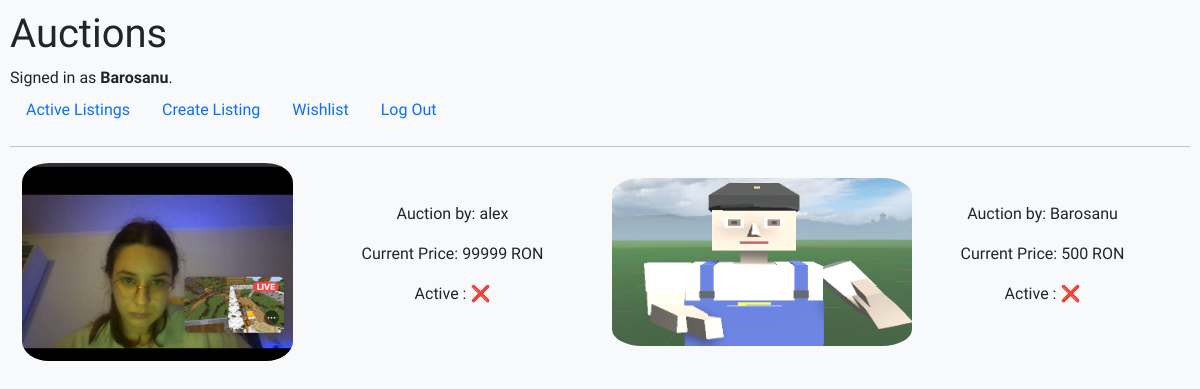
/get_wishlist (signed in), run on the app's committed database.
### auctions/models.py (models this page shows, shortened)
class User(AbstractUser):
    profile_picture = models.ImageField(upload_to='profile_picture', default=None)

class Wishlist(models.Model):
    user = models.ForeignKey(User, on_delete=models.CASCADE)
    listing = models.ForeignKey(Listing, on_delete=models.CASCADE)

class Listing(models.Model):
    title = models.CharField(validators=[MinLengthValidator(5)], max_length=50, default="")
    user_posted = models.ForeignKey(User, on_delete=models.CASCADE)
    photo = models.ImageField(upload_to='auction_photo')
    startingPrice = models.IntegerField(validators=[MinValueValidator(0), MaxValueValidator(9999)])
    uploadDate = models.DateTimeField(auto_now_add = True)
    active = models.BooleanField(default= True)
    category = models.CharField(validators=[MinLengthValidator(1)], max_length=64)
    currentPrice = models.IntegerField(default=0)
    expire = models.DateTimeField(default=timezone.now() + timedelta(hours=24))

### auctions/views.py (the view)
# urls.py: path("get_wishlist", views.get_wishlist, name="wishlist"),
@login_required(login_url="/login")
def get_wishlist(request):
    wishlist = Wishlist.objects.filter(user=request.user).all()
    return render(request, "auctions/wishlist.html", {'wishlist' : wishlist})

### auctions/templates/auctions/wishlist.html (shortened to what this page needs)
{% extends 'auctions/layout.html' %}
{% block body %}
<div class="container-fluid">
    <div class="row align-items-center">
        {% for wish in wishlist %}
        <div class="col-xl-3 col-12 col-md-6 mb-3 text-center">
            <img src="{{ wish.listing.photo.url }}" style="max-width: 300px; border-radius: 10%;">
            </div>
            <div class="col-xl-3 col-12 col-md-6 mb-3 text-center">
                <p>Auction by: {{wish.listing.user_posted}}</p>
                <p>Current Price: {{wish.listing.currentPrice}} RON</p>
                <p>Active :
                    {% if wish.listing.active %} ✅ </p>
                    <a class="button btn btn-success text-white" href="{% url 'see_auction' wish.listing.id %}">
                        {% if user.username|lower == wish.listing.user_posted|lower %}
                         Your auction <br>
                         See details
                         {% else %}
                         BID
                         {% endif %}
                    </a>
                         {% else %} ❌ </p>
                     {% endif %}
            </div>
            {%endfor%}
    </div>
</div>
{% endblock %}

### auctions/templates/auctions/layout.html (shortened to what this page needs)
{% load static %}
<!DOCTYPE html>
<html lang="en">
    <head>
        <link href="https://cdn.jsdelivr.net/npm/bootstrap@5.3.3/dist/css/bootstrap.min.css" rel="stylesheet">
        <link href="{% static 'auctions/styles.css' %}" rel="stylesheet">
    </head>
    <body class="bg-light" style="font-family: 'Winky Sans', sans-serif;
    font-optical-sizing: auto;">
        <h1>Auctions</h1>
        <div>
            {% if user.is_authenticated %}
                Signed in as <strong>{{ user.username }}</strong>.
            {% else %}
                Not signed in.
            {% endif %}
        </div>
        <ul class="nav">
            <li class="nav-item">
                <a class="nav-link" href="{% url 'index' %}">Active Listings</a>
            </li>
            <li class="nav-item">
                <a class="nav-link" href="{% url 'create_listing' %}">Create Listing</a>
            </li>
            <li class="nav-item">
                <a class="nav-link" href="{% url 'wishlist' %}">Wishlist</a>
            </li>
            {% if user.is_authenticated %}
                <li class="nav-item">
                    <a class="nav-link" href="{% url 'logout' %}">Log Out</a>
                </li>
            {% endif %}
        </ul>
        <hr>
        {% block body %}
        {% endblock %}
    </body>
</html>

### auctions/static/auctions/styles.css (style rules this page uses)
body { padding: 10px; }

### data on the page
User: username "Barosanu"
Wishlist: listing.photo (picture), listing.user_posted "alex", listing.currentPrice "99999"
Wishlist: listing.photo (picture), listing.user_posted "Barosanu", listing.currentPrice "500"
